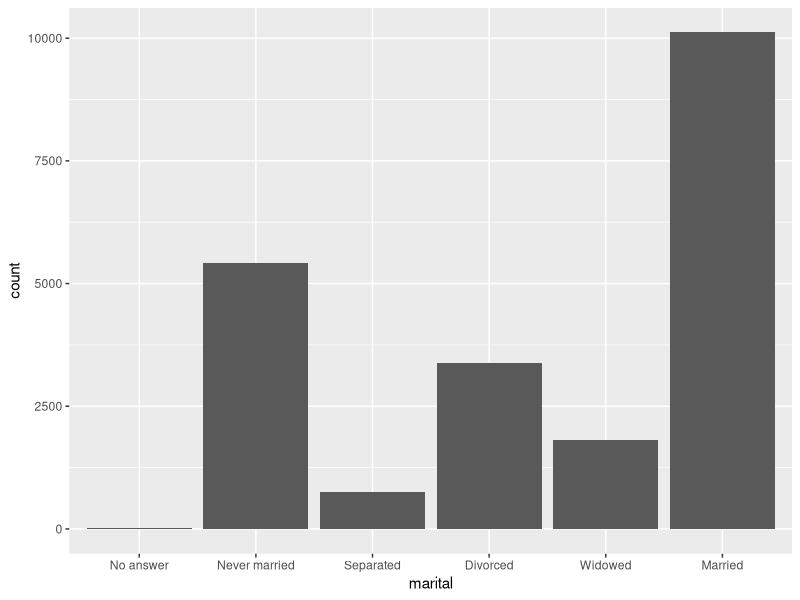
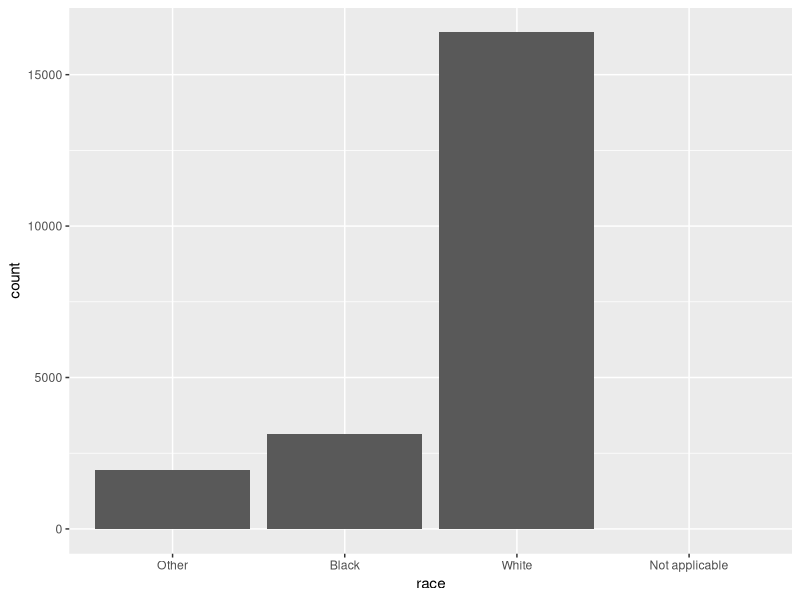
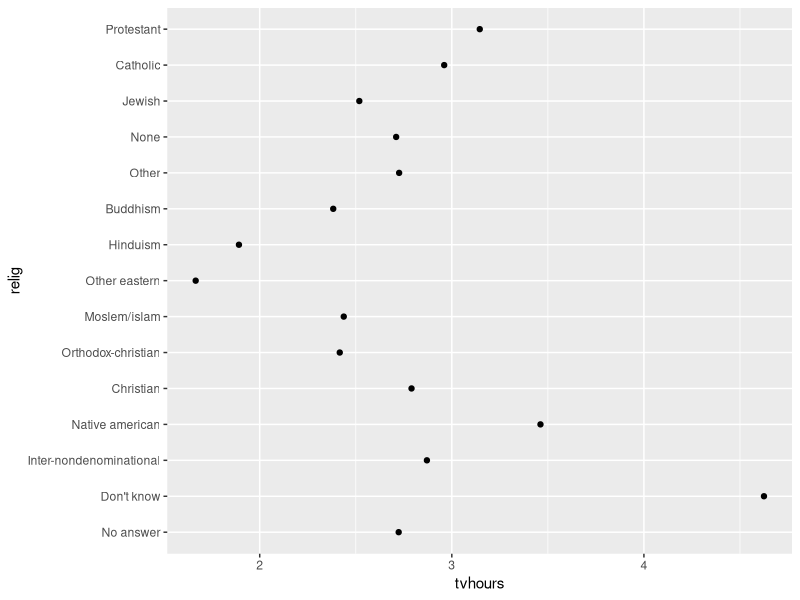
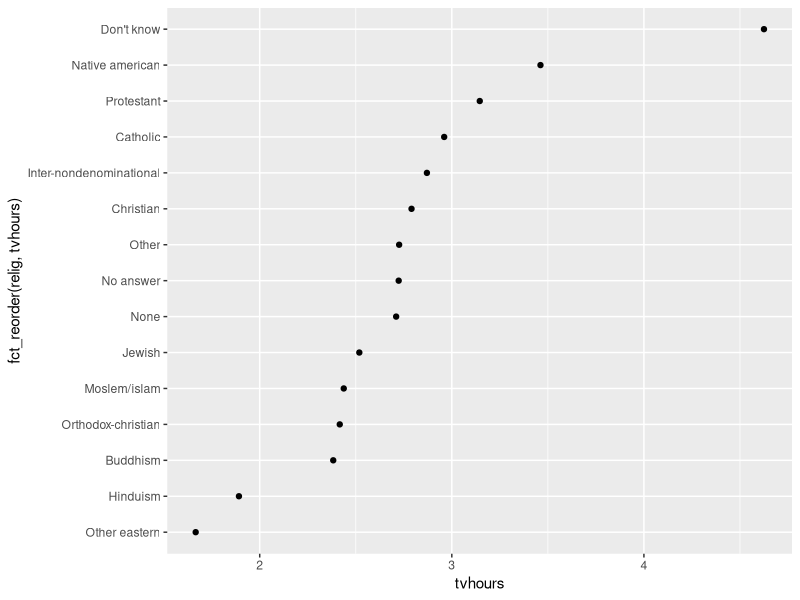
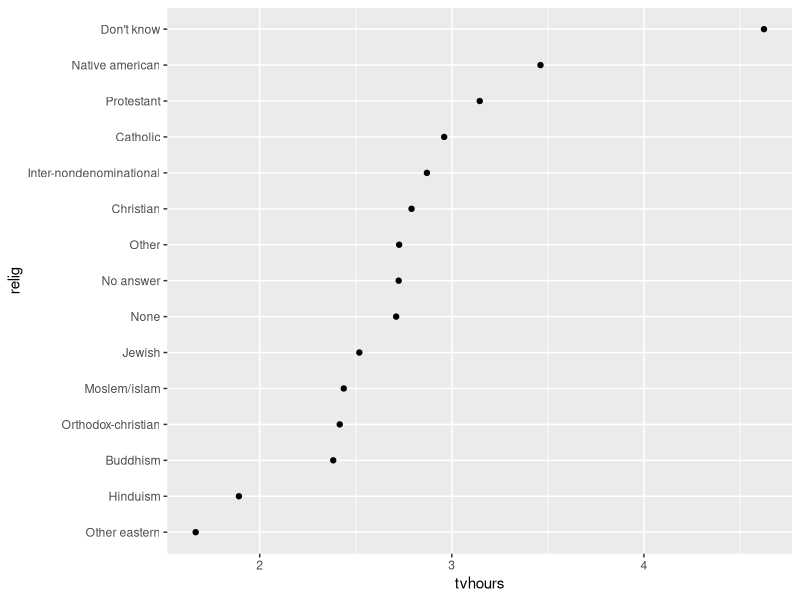
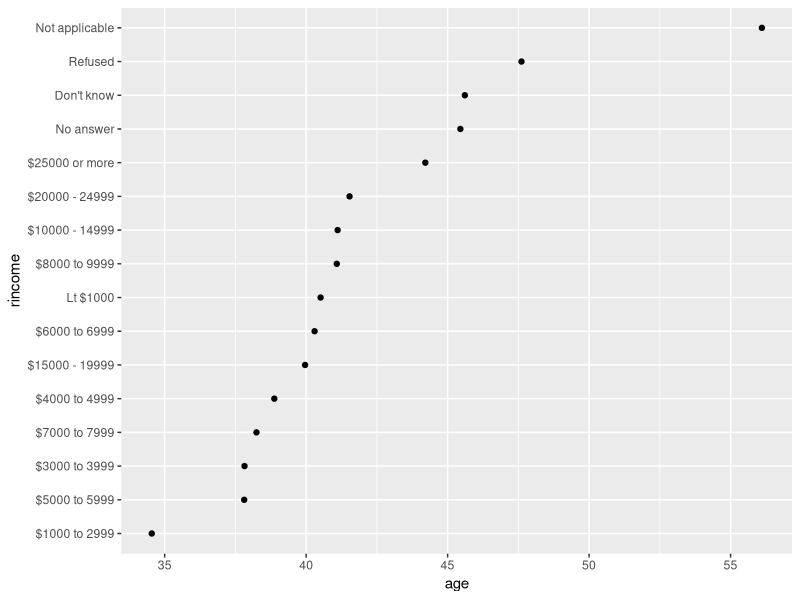
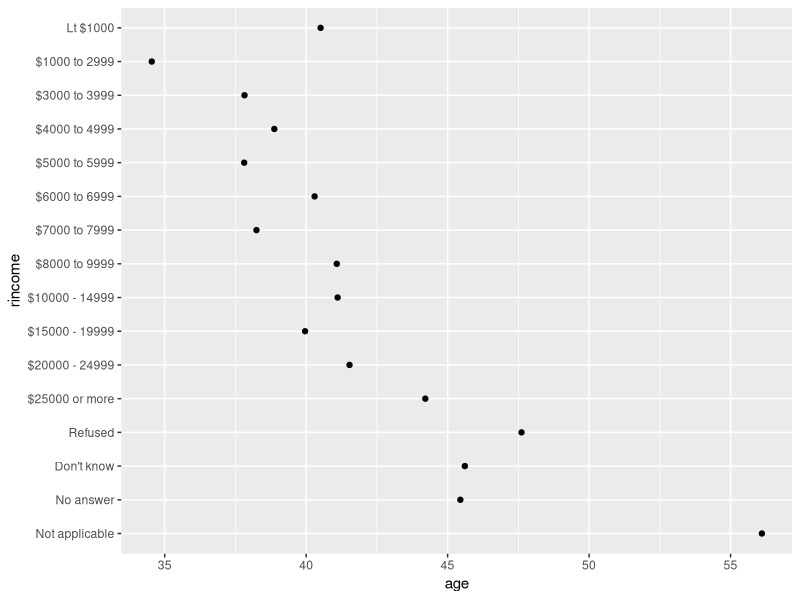
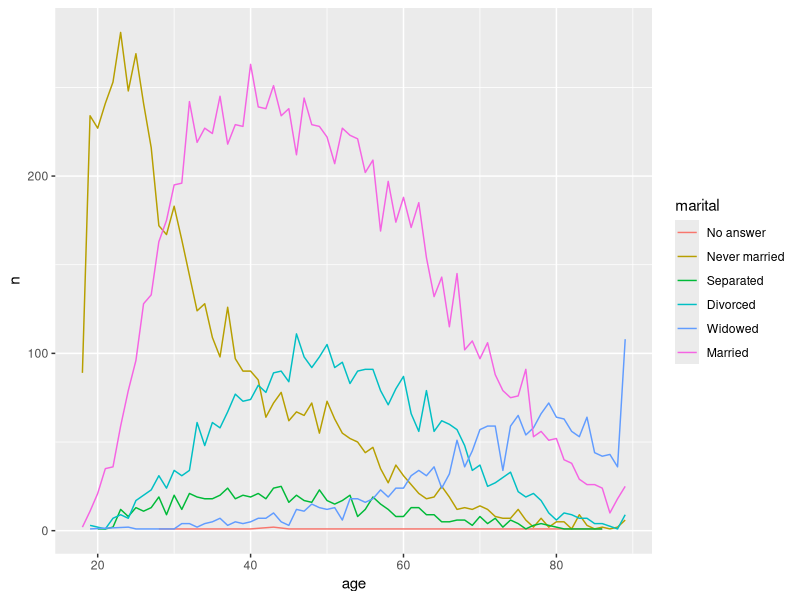

Source code (R) for these figures, in order:
library(tidyverse)
library(forcats)

day_levels <- c("Lun", "Mar", "Mie", "Jue", "Vie", "Sab", "Dom")

x1 <- c("Vie", "Lun", "Mar", "Dom")
sort(x1)

y1 <- factor(x1, levels = day_levels)
sort(y1)

x2 <- c("Vim", "Lun", "Mar", "Dom")
y2 <- factor(x2, levels = day_levels)
y2 #El valor que no es uno de los factores ha quedado reemplazado por un NA
y2 <- parse_factor(x2, levels = day_levels) #Si queremos Warning, utilizamos parse_factor

factor(x1) #Si no indicamos los niveles, se crean a partir de las entradas del vector 
           #y los ordena automáticamente
f1 <- factor(x1, levels = unique(x1)) #Si indicamos los niveles con la función unique,
                                      #se crean los niveles a partir de las entradas del
                                      #vector y se ordenan por orden de aparición
f2 <- x1 %>% 
  factor() %>% 
  fct_inorder() #Define los factores de los niveles en el orden de aparición

levels(f2) #Para acceder a los niveles de un factor





gss_cat %>% 
  View()

gss_cat %>% 
  count(marital) #Contar las ocurrencias de un nivel

gss_cat %>% 
  ggplot(aes(marital)) + 
    geom_bar() #Por defecto, ggplot se deshace de los niveles que no tinen ningún valor

gss_cat %>% 
  ggplot(aes(race)) + 
    geom_bar() + 
    scale_x_discrete(drop = FALSE) #Para que ggplot no se deshaga de los niveles vacíos
    #Not applicable significa que no contestó a la pregunta referente a la raza





#horas de tele en función de la religión
religion_summary <- gss_cat %>%
  group_by(relig) %>%
  summarise(
    age = mean(age, na.rm = TRUE),
    tvhours = mean(tvhours, na.rm = TRUE),
    n = n()
  )

religion_summary %>% View()

ggplot(religion_summary, aes(tvhours, relig)) + 
  geom_point() #No nos sirve de mucho

#La función de ordenación por defecto de fct_reorder es la mediana (de menor a mayor)
ggplot(religion_summary, aes(tvhours, fct_reorder(relig, tvhours))) + 
  geom_point()
#fct_reorder(relig, tvhours) lo que hace es ordenar el factor relig en fución de tvhours
#donde este último es ordenado de menor a mayor

religion_summary %>%
  mutate(relig = fct_reorder(relig, tvhours)) %>%
  ggplot(aes(tvhours, relig)) + 
  geom_point() #Hace lo mismo que la instrucción anterior, lo que hemos llevado antes a cabo
               #la reordenación del factor relig





#income en función de horas de tele
gss_cat %>%
  group_by(rincome) %>%
  summarise(
    age = mean(age, na.rm = TRUE),
    tvhours = mean(tvhours, na.rm = TRUE),
    n = n()
  ) %>%
  mutate(rincome = fct_reorder(rincome, age)) %>%
  ggplot(aes(age,rincome)) +
    geom_point()
#Lo que ocurre es que rincome ya estaba ordenado de forma coherente

gss_cat %>%
  group_by(rincome) %>%
  summarise(
    age = mean(age, na.rm = TRUE),
    tvhours = mean(tvhours, na.rm = TRUE),
    n = n()
  ) %>%
  #mutate(rincome = fct_reorder(rincome, age)) %>%
  mutate(rincome = fct_relevel(rincome, "Not applicable")) %>% #recolocamos Not applicable al final
  ggplot(aes(age, rincome)) +
    geom_point()



by_age <- gss_cat %>%
  filter(!is.na(age)) %>% #quitamos los NA
  group_by(age, marital) %>%
  count()

ggplot(by_age, aes(age, n, color = marital)) + 
  geom_line(na.rm = TRUE)

#Ordenamos los niveles de la leyenda para que todo sea más visual
ggplot(by_age, aes(age, n, color = fct_reorder2(marital, age, n)))+
  geom_line(na.rm = TRUE)+
  labs(color = "Marital") 

gss_cat %>%
  mutate(marital = marital %>% 
           fct_infreq() %>% #reordena los factores por primera aparición o frecuencia
           fct_rev()) %>% #orden creciente
  ggplot(aes(marital)) + 
    geom_bar()





#Redefiniendo niveles con fct_recode
gss_cat %>% 
  count(partyid)

gss_cat %>%
  mutate(partyid = fct_recode(partyid,
    "Republican, strong"      = "Strong republican",
    "Republican, weak"        = "Not str republican",
    "Independent, near rep"   = "Ind,near rep",
    "Independent, near dem"   = "Ind,near dem",
    "Democrat, weak"          = "Not str democrat",
    "Democrat, strong"        = "Strong democrat",
    "Other"                   = "No answer",
    "Other"                   = "Don't know",
    "Other"                   = "Other party"
  )
  ) %>% count(partyid)



#aglutinamos los niveles
gss_cat %>%
  mutate(partyid = fct_collapse(partyid,
          other = c("No answer", "Don't know", "Other party"),
          republican   = c("Strong republican", "Not str republican"),
          independent   = c("Ind,near rep", "Independent", "Ind,near dem"),
          democrat   = c("Not str democrat", "Strong democrat")
        )
  ) %>%
  count(partyid)



#juntamos los factores menos comunes en la categoría otros
gss_cat %>%
  mutate(relig = fct_lump(relig, n = 5)) %>% #Hacemos un top n = 5
  count(relig, sort = TRUE) %>%
  print(n = 3) #Imprimimos el top n=3

